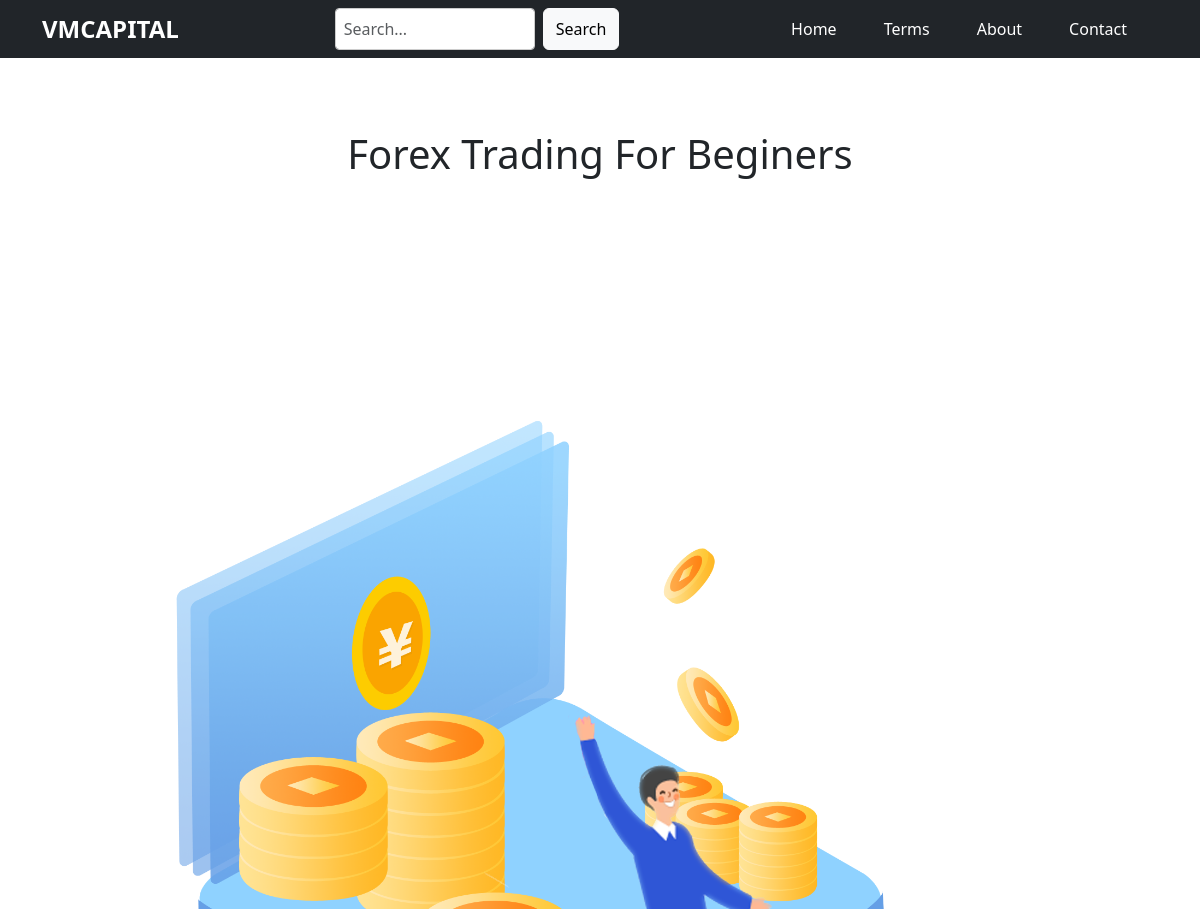
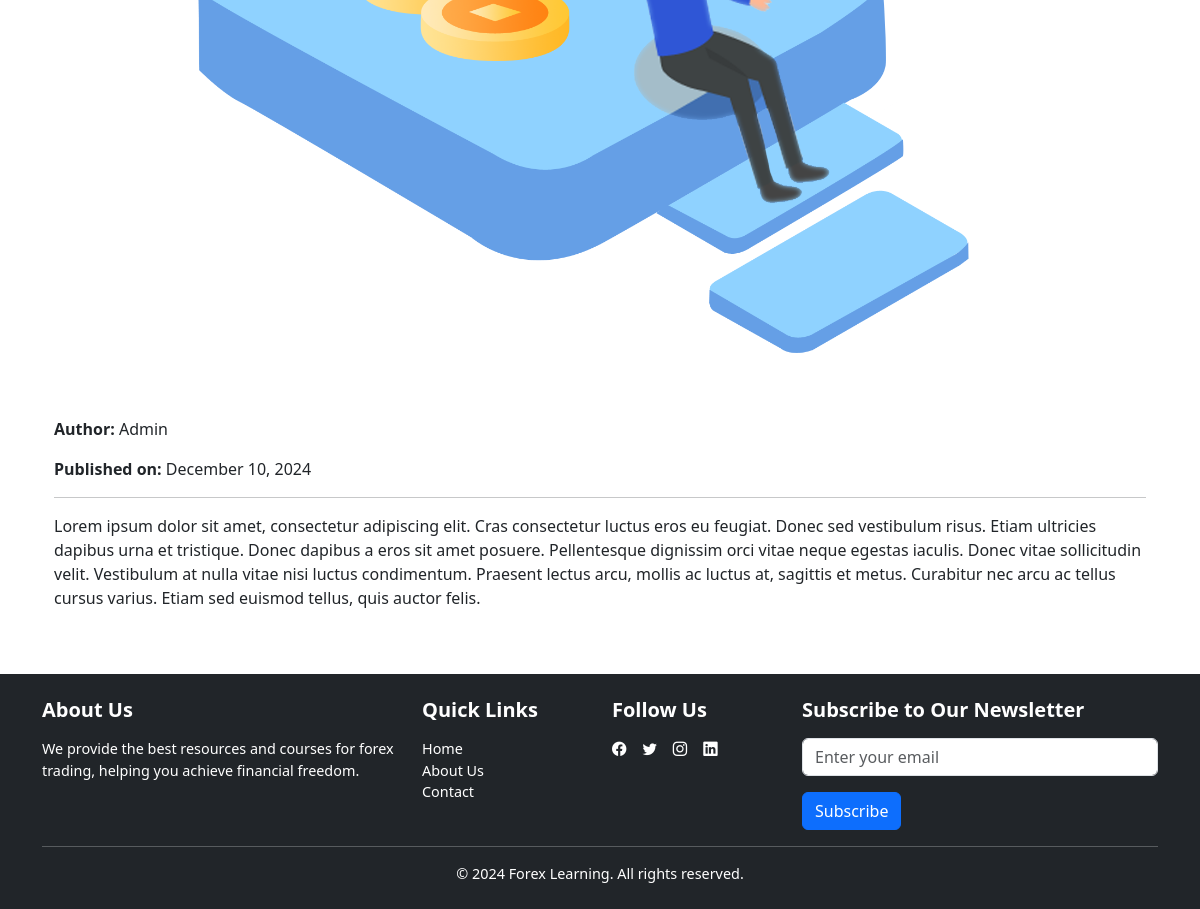
/blog/forex-trading-for-beginers/, run on the app's committed database (2 pictures, top to bottom).
### apps/blog/models.py (models this page shows, shortened)
class BlogPost(models.Model):
    title = models.CharField(max_length=255)
    slug = models.SlugField(unique=True, blank=True)
    content = models.TextField()
    author = models.CharField(max_length=100)
    created_at = models.DateTimeField(auto_now_add=True)
    updated_at = models.DateTimeField(auto_now=True)
    image = models.ImageField(upload_to='blog_images/', blank=True, null=True)

### apps/blog/views.py (the view)
# urls.py: path('<slug:slug>/', views.blog_detail, name='blog_detail'),
def blog_detail(request, slug):
    post = get_object_or_404(BlogPost, slug=slug)
    return render(request, 'blog/blog_detail.html', {'post': post})

### apps/blog/templates/blog/blog_detail.html
{% extends 'base.html' %}
{% block content %}
<div class="container py-5">
    <h1 class="text-center">{{ post.title }}</h1>
    {% if post.image %}
    <img src="{{ post.image.url }}" class="img-fluid my-4" alt="{{ post.title }}">
    {% endif %}
    <p><strong>Author:</strong> {{ post.author }}</p>
    <p><strong>Published on:</strong> {{ post.created_at|date:"F j, Y" }}</p>
    <hr>
    <div>
        {{ post.content|linebreaks }}
    </div>
</div>
{% endblock %}

### data on the page
BlogPost: title "Forex Trading For Beginers", image (picture), author "Admin", created_at "December 10, 2024", content "Lorem ipsum dolor sit amet, consectetur adipiscing elit. Cras consectetur luctus eros eu feugiat. Donec sed vestibulum risus. Etiam ultricies dapibus urna et tristique. Donec dapibus a eros sit amet posuere. Pellentesque dignissim orci vitae neque egestas iaculis. Donec vitae sollicitudin velit. Vestibulum at nulla vitae nisi luctus condimentum. Praesent lectus arcu, mollis ac luctus at, sagittis et metus. Curabitur nec arcu ac tellus cursus varius. Etiam sed euismod tellus, quis auctor felis."
